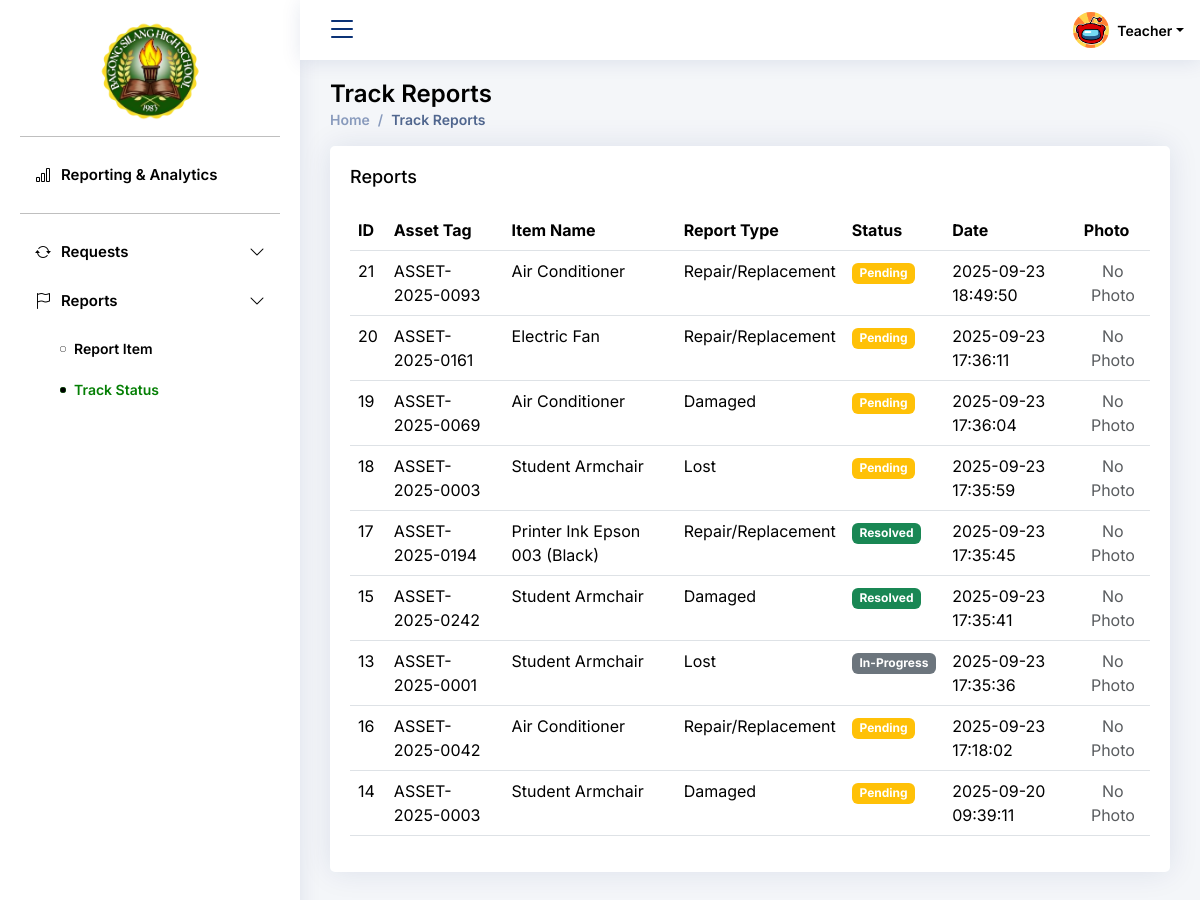
Before: /User_Teachers/Reports/track_reports.php (signed in) with the older database file.
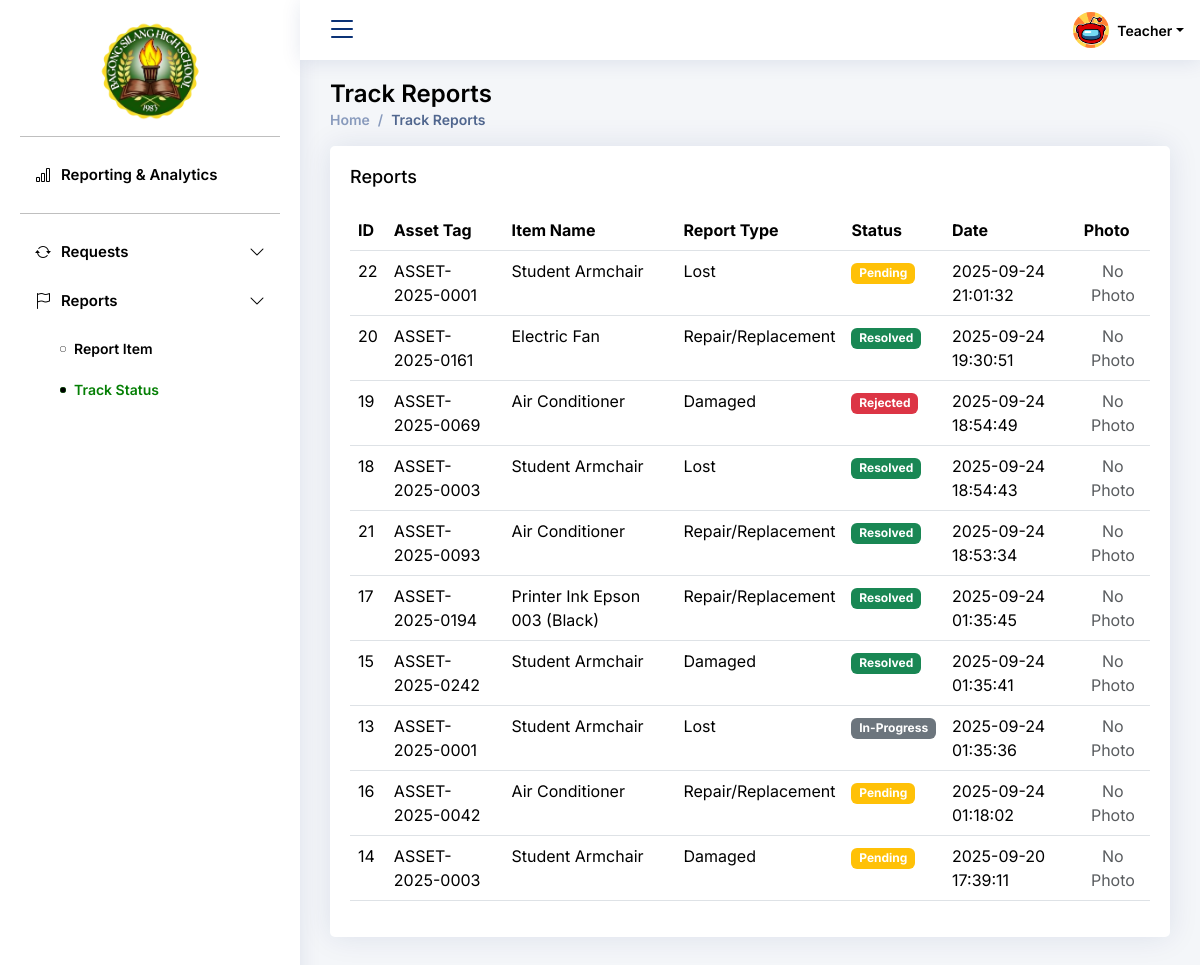
After: the same page with the newer database file.
### tables this page shows
CREATE TABLE `bcp_sms4_reports` (
  `id` int NOT NULL AUTO_INCREMENT,
  `report_type` enum('Lost','Damaged','Repair/Replacement') NOT NULL,
  `reported_by` int NOT NULL,
  `assigned_to` int DEFAULT NULL,
  `date_reported` timestamp NULL DEFAULT CURRENT_TIMESTAMP ON UPDATE CURRENT_TIMESTAMP,
  `status` enum('Pending','In-Progress','Resolved','Rejected') DEFAULT 'Pending',
  `description` text,
  `evidence` varchar(255) DEFAULT NULL,
  `asset_id` int NOT NULL,
  PRIMARY KEY (`id`),
  KEY `reported_by` (`reported_by`),
  KEY `assigned_to` (`assigned_to`),
  KEY `fk_reports_asset` (`asset_id`),
  CONSTRAINT `bcp_sms4_reports_ibfk_8` FOREIGN KEY (`assigned_to`) REFERENCES `bcp_sms4_admins` (`id`),
  CONSTRAINT `bcp_sms4_reports_ibfk_9` FOREIGN KEY (`reported_by`) REFERENCES `bcp_sms4_admins` (`id`),
  CONSTRAINT `fk_reports_asset` FOREIGN KEY (`asset_id`) REFERENCES `bcp_sms4_asset` (`asset_id`) ON UPDATE CASCADE
);

CREATE TABLE `bcp_sms4_asset` (
  `asset_id` int NOT NULL AUTO_INCREMENT,
  `item_id` int NOT NULL,
  `property_tag` varchar(255) NOT NULL,
  `status` enum('In-Use','In-Storage','Damaged','Disposed','Lost') DEFAULT 'In-Use',
  `location` varchar(100) DEFAULT NULL,
  `assigned_to` varchar(100) DEFAULT NULL,
  `date_registered` date NOT NULL,
  PRIMARY KEY (`asset_id`),
  UNIQUE KEY `property_tag` (`property_tag`),
  UNIQUE KEY `property_tag_2` (`property_tag`),
  KEY `fk_asset_item` (`item_id`),
  CONSTRAINT `fk_asset_item` FOREIGN KEY (`item_id`) REFERENCES `bcp_sms4_items` (`item_id`)
);

CREATE TABLE `bcp_sms4_items` (
  `item_id` int NOT NULL AUTO_INCREMENT,
  `item_name` varchar(100) NOT NULL,
  `category` varchar(50) NOT NULL,
  `item_type` enum('Asset','Consumable') NOT NULL,
  `unit` varchar(50) NOT NULL,
  PRIMARY KEY (`item_id`)
);

### User_Teachers/Reports/track_reports.php (the view, shortened to what this page needs)
<?php
include '../../connection.php';
$teacher_id = $_SESSION['user_id'];
$sql = "SELECT r.id, r.report_type, r.status, r.date_reported, r.evidence,
               a.property_tag, i.item_name
        FROM bcp_sms4_reports r
        LEFT JOIN bcp_sms4_asset a ON r.asset_id = a.asset_id
        LEFT JOIN bcp_sms4_items i ON a.item_id = i.item_id
        WHERE r.reported_by = ?
        ORDER BY r.date_reported DESC";
$stmt = $conn->prepare($sql);
$stmt->bind_param("i", $teacher_id);
$stmt->execute();
$result = $stmt->get_result();
?>
<!DOCTYPE html>
<html lang="en">
<head>
  <link href="../../assets/vendor/bootstrap/css/bootstrap.min.css" rel="stylesheet">
  <link href="../../assets/vendor/bootstrap-icons/bootstrap-icons.css" rel="stylesheet">
  <link href="../../assets/vendor/boxicons/css/boxicons.min.css" rel="stylesheet">
  <link href="../../assets/vendor/quill/quill.snow.css" rel="stylesheet">
  <link href="../../assets/vendor/quill/quill.bubble.css" rel="stylesheet">
  <link href="../../assets/vendor/remixicon/remixicon.css" rel="stylesheet">
  <link href="../../assets/vendor/simple-datatables/style.css" rel="stylesheet">
  <link href="../../assets/css/style.css" rel="stylesheet">
  <link href="../../assets/css/schedule_maintenance.css" rel="stylesheet">
</head>
<body>
  <?php
    include "../../components/nav-bar.php";
  ?>
<main id="main" class="main">
<div class="pagetitle">
  <h1>Track Reports</h1>
  <nav>
    <ol class="breadcrumb">
      <li class="breadcrumb-item"><a href="<?=BASE_URL?>User_Teachers/dashboard_teacher.php">Home</a></li>
      <li class="breadcrumb-item active">Track Reports</li>
    </ol>
  </nav>
</div>
<section>
<div class="card">
  <div class="card-body">
    <h5 class="card-title">Reports</h5>
    <table class="table datatable">
      <thead>
        <tr>
          <th>ID</th>
          <th>Asset Tag</th>
          <th>Item Name</th>
          <th>Report Type</th>
          <th>Status</th>
          <th>Date</th>
          <th>Photo</th>
        </tr>
      </thead>
      <tbody>
        <?php while($row = $result->fetch_assoc()): ?>
        <tr>
          <td><?= htmlspecialchars($row['id']) ?></td>
          <td><?= htmlspecialchars($row['property_tag'] ?? 'N/A') ?></td>
          <td><?= htmlspecialchars($row['item_name'] ?? 'N/A') ?></td>
          <td><?= htmlspecialchars($row['report_type']) ?></td>
          <td>
            <?php
              if($row['status'] == 'Pending') echo '<span class="badge bg-warning">Pending</span>';
              elseif($row['status'] == 'Resolved') echo '<span class="badge bg-success">Resolved</span>';
              elseif($row['status'] == 'Rejected') echo '<span class="badge bg-danger">Rejected</span>';
              else echo '<span class="badge bg-secondary">'.htmlspecialchars($row['status']).'</span>';
            ?>
          </td>
          <td><?= htmlspecialchars($row['date_reported']) ?></td>
          <td class="text-center">
            <?php if(!empty($row['evidence'])): ?>
              <a href="uploads/<?= htmlspecialchars($row['evidence']) ?>" target="_blank" class="btn btn-sm btn-primary">View</a>
            <?php else: ?>
              <span class="text-muted">No Photo</span>
            <?php endif; ?>
          </td>
        </tr>
        <?php endwhile; ?>
      </tbody>
    </table>
  </div>
</div>
</section>
</main>
</body>
</html>
</body>
</html>

Changed rows visible on the page:
added bcp_sms4_reports: id "22", asset.property_tag "ASSET-2025-0001", bcp_sms4_items.item_name "Student Armchair", report_type "Lost", status "Pending", date_reported "2025-09-24 21:01:32", shows "No Photo"
changed bcp_sms4_reports "ASSET-2025-0161": date_reported "2025-09-23 17:36:11" → "2025-09-24 19:30:51"; status "Pending" → "Resolved"
changed bcp_sms4_reports "ASSET-2025-0069": date_reported "2025-09-23 17:36:04" → "2025-09-24 18:54:49"; status "Pending" → "Rejected"
changed bcp_sms4_reports id 18: date_reported "2025-09-23 17:35:59" → "2025-09-24 18:54:43"; status "Pending" → "Resolved"
changed bcp_sms4_reports "ASSET-2025-0093": date_reported "2025-09-23 18:49:50" → "2025-09-24 18:53:34"; status "Pending" → "Resolved"; moves down the list
changed bcp_sms4_reports "ASSET-2025-0194": date_reported "2025-09-23 17:35:45" → "2025-09-24 01:35:45"
changed bcp_sms4_reports "ASSET-2025-0242": date_reported "2025-09-23 17:35:41" → "2025-09-24 01:35:41"
changed bcp_sms4_reports "In-Progress": date_reported "2025-09-23 17:35:36" → "2025-09-24 01:35:36"
changed bcp_sms4_reports "ASSET-2025-0042": date_reported "2025-09-23 17:18:02" → "2025-09-24 01:18:02"
changed bcp_sms4_reports id 14: date_reported "2025-09-20 09:39:11" → "2025-09-20 17:39:11"
